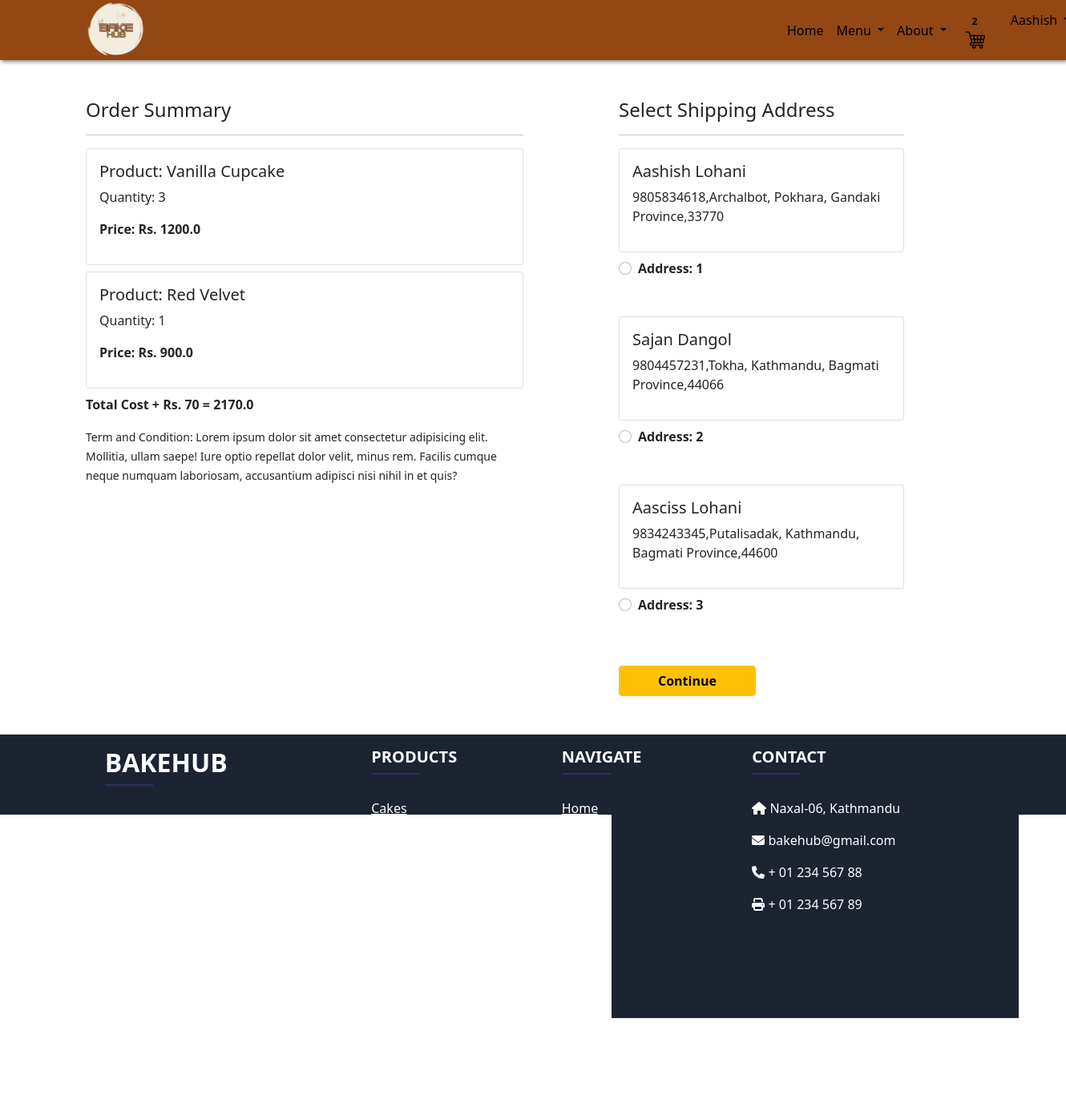
Page /checkout/ (signed in) on the committed database.
### app/models.py (models this page shows, shortened)
class Cart(models.Model):
    user = models.ForeignKey(User, on_delete= models.CASCADE)
    product = models.ForeignKey(Product, on_delete=models.CASCADE)
    quantity = models.PositiveIntegerField(default=1)
    @property
    def total_cost(self):
        return self.quantity * self.product.discounted_price

class Product(models.Model):
    title = models.CharField(max_length=100)
    selling_price = models.FloatField()
    discounted_price = models.FloatField()
    description = models.TextField()
    category = models.CharField(choices=CATEGORY_CHOICES, max_length=15)
    product_image = models.ImageField(upload_to='productsimg')

class Customer(models.Model):
    user = models.ForeignKey(User, on_delete=models.CASCADE)
    name = models.CharField(max_length=250)
    phone = models.CharField(max_length=13,default='')
    locality = models.CharField(max_length=250)
    city = models.CharField(max_length=50)
    zipcode = models.IntegerField()
    state = models.CharField(choices=STATE_CHOICES, max_length=50)

### app/views.py (the view)
# urls.py: path('checkout/', views.checkout, name='checkout'),
@login_required
def checkout(request):
 totalitem = 0
 if request.user.is_authenticated:
  totalitem = len(Cart.objects.filter(user=request.user))
  user = request.user
  add = Customer.objects.filter(user=user)
  cart_items = Cart.objects.filter(user=user)
  amount = 0.0
  shipping_amount = 70.0
  total_amount = 0.0
  cart_product = [p for p in Cart.objects.all() if p.user == request.user]
  if cart_product:
   for p in cart_product:
    tempamount = (p.quantity * p.product.discounted_price)
    amount += tempamount
   total_amount = amount+shipping_amount
 return render(request, 'app/checkout.html', {'add':add, 'total_amount':total_amount,'cart_items':cart_items,'totalitem':totalitem})

### app/templates/app/checkout.html (shortened to what this page needs)
{% extends 'app/base.html' %}
{% load static %}
{% block main-content %}
<div class="container">
 <div class="row mt-5">
  <div class="col-sm-6">
    <h4>Order Summary</h4>
    <hr>
    {% for item in cart_items %}
      <div class="card mb-2">
        <div class="card-body">
          <h5>Product: {{item.product.title}}</h5>
          <p>Quantity: {{item.quantity}}</p>
          <p class="fw-bold">Price: Rs. {{item.total_cost}}</p>
        </div>
      </div>
    {% endfor %}
    <p class="fw-bold">Total Cost + Rs. 70 = {{total_amount}}</p>
    <small>Term and Condition: Lorem ipsum dolor sit amet consectetur adipisicing elit. Mollitia, ullam saepe! Iure optio repellat dolor velit, minus rem. Facilis cumque neque numquam laboriosam, accusantium adipisci nisi nihil in et quis?</small>
  </div>
  <div class="col-sm-4 offset-sm-1">
    <h4>Select Shipping Address</h4>
    <hr>
    <form action="/paymentdone">
    {% for ad in add %}
      <div class="card">
        <div class="card-body">
        <h5>{{ad.name}}</h5>
        <p>{{ad.phone}},{{ad.locality}}, {{ad.city}}, {{ad.state}},{{ad.zipcode}}</p>
        </div>
      </div>
        <div class="form-check mt-2 mb-5">
          <input class="form-check-input" type="radio" name="custid" id="custadd{{forloop.counter}}" value="{{ad.id}}" >
          <label class="form-check-label fw-bold" for="custadd{{forloop.counter}}">
            Address: {{forloop.counter}} </label>
        </div>
      {% endfor %}
        <div class="text-end">
          <button type="submit" style="margin-right:20rem;" class="btn btn-warning mt-3 px-5 fw-bold" onclick="alert('Your order has been placed !!')">Continue</button>
        </div>
      </form>
    </div>
  </div>
</div>
{% endblock main-content %}

### app/templates/app/base.html (shortened to what this page needs)
<!doctype html>
{% load static %}
<html lang="en">
  <head>
    <link href="https://cdn.jsdelivr.net/npm/bootstrap@5.0.0-beta1/dist/css/bootstrap.min.css" rel="stylesheet">
    <link rel="stylesheet" href="{% static 'app/css/owl.carousel.min.css' %}">
    <link rel="stylesheet" href="{% static 'app/css/all.min.css' %}">
    <link rel="stylesheet" href="{% static 'app/css/style.css' %}">
    <link rel="stylesheet" href="{% static 'app/css/landing.css' %}">
  </head>
  <body style="background-color: #fff">
    <nav class="navbar navbar-expand-lg navbar-dark " style="background-color: #934713; box-shadow: 2px 2px 5px rgba(0, 0, 0, 0.5);height:75px">
     <div class="container">
       <a class="navbar-brand" href="/"><img src="{% static 'app/images/icons/bakelogo.png' %}" style="width:75px; height:75px;" alt="BakeHub"/></a>
       <div class="collapse navbar-collapse" id="navbarSupportedContent">
         <ul class="navbar-nav me-auto mb-2 mb-lg-0" style="margin-left:48.5rem;">
           <li class="nav-item">
             <a class="nav-link active" aria-current="page" style="color:#000;" href="/">Home</a>
           </li>
           <li class="nav-item dropdown">
             <a style="color:#000 !important;" class="nav-link dropdown-toggle text-white" href="#" id="bakeryDropdown" role="button" data-bs-toggle="dropdown" aria-expanded="false">
               Menu
             </a>
           </li>
           <li class="nav-item dropdown">
             <a style="color:#000 !important;" class="nav-link dropdown-toggle text-white" href="#" id="fashionDropdown" role="button" data-bs-toggle="dropdown" aria-expanded="false">
                About
              </a>
           </li>
         </ul>
         <div>
          <ul class="navbar-nav me-auto mb-2 mb-lg-0">
          {% if request.user.is_authenticated %}
            <li class="nav-item mx-2">
             <a  href="{% url 'showcart' %}" class="nav-link text-white="><span class="badge" style="color:#000; background-color:#dc354500;">{{totalitem}}</span><img src="{% static 'app/images/icons/shopcart.png' %}" alt="Cart"/></a>
            <li class="nav-item dropdown mx-2">
              <a style="color:#000;" class="nav-link dropdown-toggle" href="#" id="profileDropdown" role="button" data-bs-toggle="dropdown" aria-expanded="false">
                  {{request.user.username|capfirst}}
              </a>
            </li>
            {% endif %}
          </ul>
         </div>
       </div>
     </div>
    </nav>
    {% block main-content %} {% endblock main-content %}
     <footer
          class="text-center text-lg-start text-white"
          style="background-color: #1c2331"
          >
    <section class="">
      <div class="container text-center text-md-start mt-5">
        <div class="row mt-3">
          <div class="col-md-3 col-lg-4 col-xl-3 mx-auto mb-4">
            <h2 class="text-uppercase fw-bold">BakeHub</h2>
            <hr
                class="mb-4 mt-0 d-inline-block mx-auto"
                style="width: 60px; background-color: #7c4dff; height: 2px"
                />
            <p>
              At BakeHub, we're passionate about creating delicious and unique baked goods that bring joy to every bite.
                Our menu includes a variety of breads, pastries, cakes, and other treats made from scratch with the highest-quality ingredients.
                Whether you're in the mood for a croissant, a slice of cake, or a fresh loaf of bread, we've got you covered.
                We also offer catering services for events of all sizes. Come visit us and taste the BakeHub difference!
            </p>
          </div>
          <div class="col-md-2 col-lg-2 col-xl-2 mx-auto mb-4">
            <h5 class="text-uppercase fw-bold">Products</h5>
            <hr
                class="mb-4 mt-0 d-inline-block mx-auto"
                style="width: 60px; background-color: #7c4dff; height: 2px"
                />
            <p>
              <a  class="text-white">Cakes</a>
            </p>
            <p>
              <a  class="text-white">Cupcakes</a>
            </p>
            <p>
              <a  class="text-white">Breads</a>
            </p>
            <p>
              <a  class="text-white">Pastries</a>
            </p>
            <p>
              <a class="text-white">Doughnuts</a>
            </p>
          </div>
          <div class="col-md-3 col-lg-2 col-xl-2 mx-auto mb-4">
            <h5 class="text-uppercase fw-bold">Navigate</h5>
            <hr
                class="mb-4 mt-0 d-inline-block mx-auto"
                style="width: 60px; background-color: #7c4dff; height: 2px"
                />
            <p>
              <a href="/" class="text-white">Home</a>
            </p>
            <p>
              <a href="{% url 'aboutus' %}" class="text-white">About</a>
            </p>
            <p>
              <a href="{% url 'orders' %}" class="text-white">Orders</a>
            </p>
            <p>
              <a href="{% url 'profile' %}" class="text-white">Profile</a>
            </p>
          </div>
          <div class="col-md-4 col-lg-3 col-xl-3 mx-auto mb-md-0 mb-4">
            <h5 class="text-uppercase fw-bold">Contact</h5>
            <hr
                class="mb-4 mt-0 d-inline-block mx-auto"
                style="width: 60px; background-color: #7c4dff; height: 2px"
                />
            <p><i class="fas fa-home mr-3"></i> Naxal-06, Kathmandu</p>
            <p><i class="fas fa-envelope mr-3"></i> bakehub@gmail.com</p>
            <p><i class="fas fa-phone mr-3"></i> + 01 234 567 88</p>
            <p><i class="fas fa-print mr-3"></i> + 01 234 567 89</p>
          </div>
        </div>
      </div>
    </section>
  </footer>
  </body>
</html>

### app/static/app/css/landing.css (style rules this page uses)
.container { display: flex; justify-content: center; align-items: center; background-color: #f5f5f500; }

### rows in the picture
Cart: product "Vanilla Cupcake", quantity "3", total_cost "1200.0"
Cart: product "Red Velvet", quantity "1", total_cost "900.0"
Customer: name "Aashish Lohani", phone "9805834618", locality "Archalbot", city "Pokhara", state "Gandaki Province", zipcode "33770"
Customer: name "Sajan Dangol", phone "9804457231", locality "Tokha", city "Kathmandu", state "Bagmati Province", zipcode "44066"
Customer: name "Aasciss Lohani", phone "9834243345", locality "Putalisadak", city "Kathmandu", state "Bagmati Province", zipcode "44600"

### other values in the picture
{{ totalitem }} "2"
{{ request.user.username|capfirst }} "Aashish"
{{ total_amount }} "2170.0"
